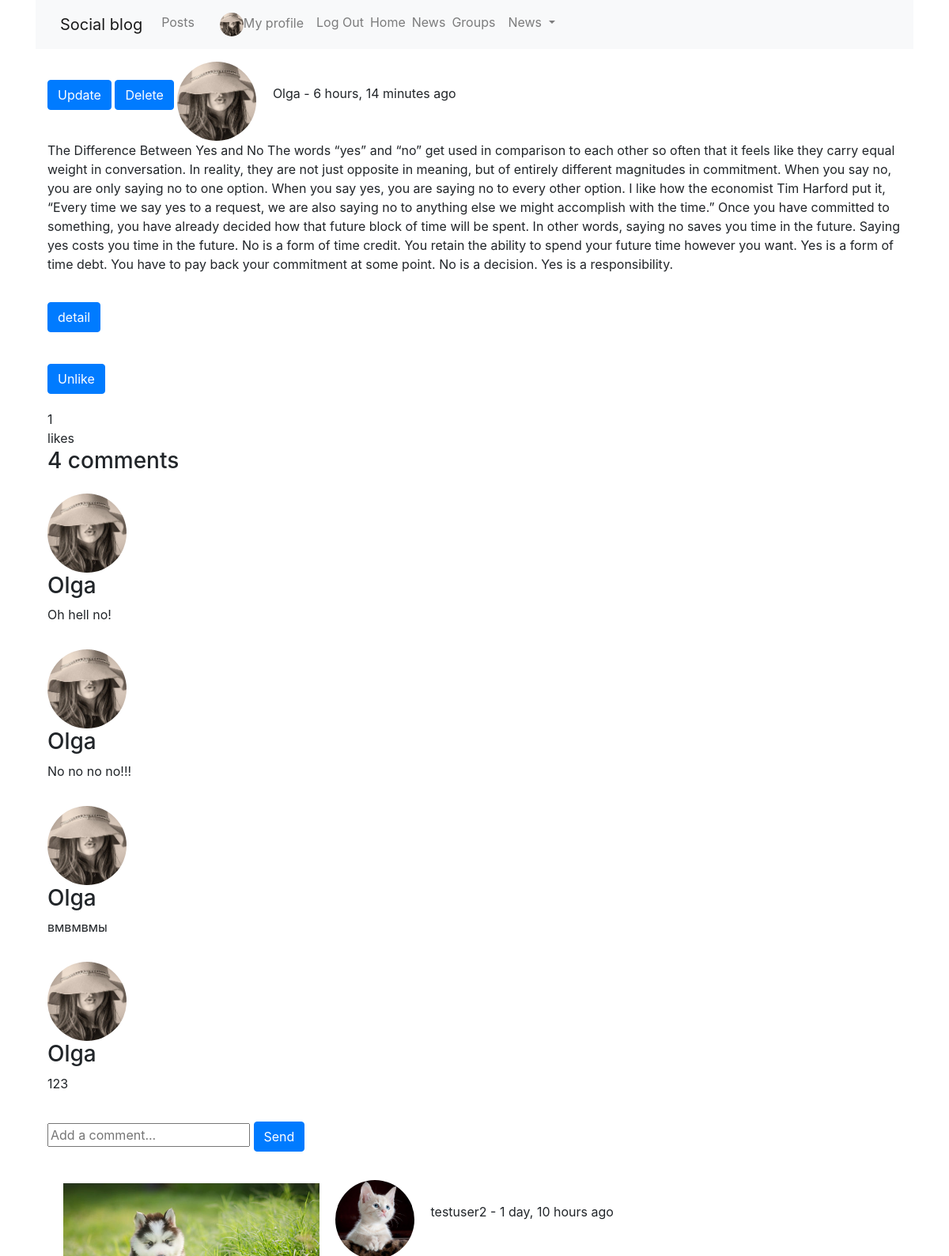
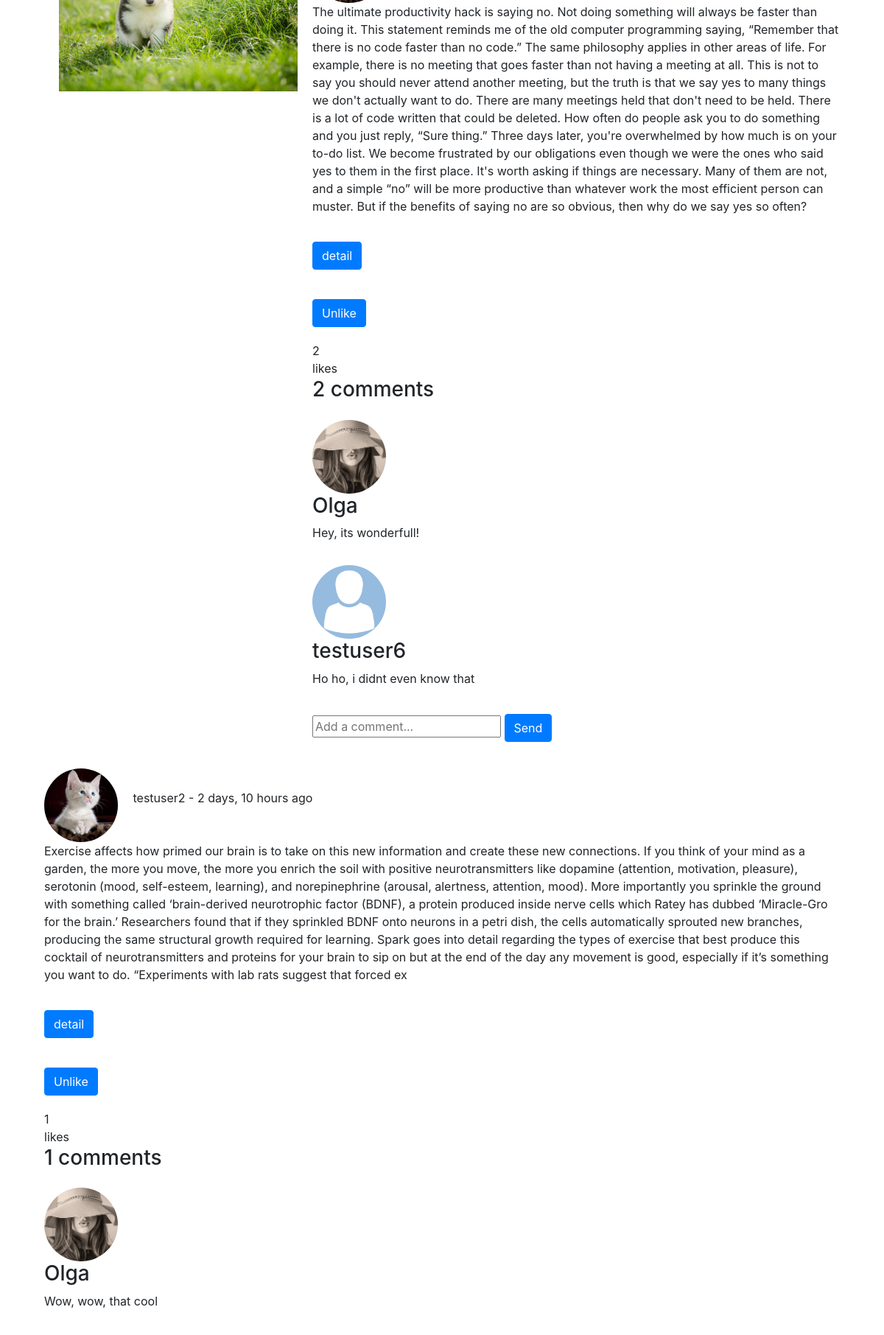
The page /posts/ (signed in, upper part) on the database its author committed (2 pictures, top to bottom).
### posts/models.py (models this page shows, shortened)
class Post(models.Model):
    content = models.TextField()
    image = models.ImageField(upload_to='posts', validators=[FileExtensionValidator(['png', 'jpg', 'jpeg'])], blank=True)
    liked = models.ManyToManyField('profiles.Profile', blank=True, related_name='likes')
    updated = models.DateTimeField(auto_now=True)
    created = models.DateTimeField(auto_now_add=True)
    author = models.ForeignKey('profiles.Profile', on_delete=models.CASCADE, related_name='posts', null=True)
    group = models.ForeignKey(Group, related_name='posts', null=True, blank=True, on_delete=models.CASCADE)
    def num_likes(self):
        return self.liked.all().count()
    def num_comments(self):
        return self.comment_set.all().count()
    class Meta:
        ordering = ('-created',)

class Comment(models.Model):
    user = models.ForeignKey('profiles.Profile', on_delete=models.CASCADE, blank=True, null=True)
    post = models.ForeignKey(Post, on_delete=models.CASCADE)
    body = models.TextField(max_length=300)
    created_at = models.DateTimeField(auto_now_add=True)
    updated_date = models.DateTimeField(auto_now=True)

### profiles/models.py (models this page shows, shortened)
class Profile(models.Model):
    first_name = models.CharField(max_length=100, blank=True)
    last_name = models.CharField(max_length=100, blank=True)
    user = models.OneToOneField(User, on_delete=models.CASCADE)
    bio = models.TextField(default='No bio...')
    friends = models.ManyToManyField(User, related_name='friends', blank=True)
    email = models.EmailField(max_length=200, blank=True)
    country = models.CharField(max_length=200,blank=True)
    avatar = models.ImageField(default='avatar.png', upload_to='avatars/')
    slug = models.SlugField(unique=True, blank=True)
    updated = models.DateTimeField(auto_now=True)
    created = models.DateTimeField(auto_now_add=True)
    objects = ProfileManager()
    def __str__(self):
        return f'{self.user.username}'   #-{self.created.strftime("%d-%m-%Y")}
    __initial_first_name = None
    __initial_last_name = None
    def __init__(self, *args, **kwargs):
        super().__init__(*args, **kwargs)
        self.__initial_first_name = self.first_name
        self.__initial_last_name = self.last_name
    class Meta:
        ordering = ['-created',]

### posts/views.py (the view, shortened to what this page needs)
# urls.py: path('', views.comment_create_and_list_view, name='all_posts'),
@login_required
def comment_create_and_list_view(request):
    qs = Post.objects.all()
    profile = Profile.objects.get(user=request.user)
    c_form = CommentModelForm()
    context = {
        'qs': qs,
        'profile': profile,
        'c_form': c_form,
    }
    return render(request, 'posts/main.html', context)

### posts/forms.py
class CommentModelForm(forms.ModelForm):
    body = forms.CharField(label='',
                            widget=forms.TextInput(attrs={'placeholder': 'Add a comment...'}))
    class Meta:
        model = Comment
        fields = ('body',)

### profiles/context_processors.py (called while the page is built)
def profile_pic(request):
    if request.user.is_authenticated:
        profile_obj = Profile.objects.get(user=request.user)
        pic = profile_obj.avatar
        return {'picture': pic}
    return {}

def invitations_no_rec(request):
    if request.user.is_authenticated:
        profile_obj = Profile.objects.get(user=request.user)
        qs_count = Relationship.objects.invitations_received(profile_obj).count()
        return {'invitations_no': qs_count}
    return {}

### profiles/models.py (called while the page is built)
    def invitations_received(self, receiver):
        qs = Relationship.objects.filter(receiver=receiver, status='send')
        return qs

### posts/templates/posts/main.html (shortened to what this page needs)
<!DOCTYPE html>
{% extends 'base.html' %}
{% block content %}
    {% for obj in qs %}
        <div class="media">
            {% if obj.image %}
                <img src="{{obj.image.url}}" style="width:30%; margin: 20px;">
            {% endif %}
            <div class="media-body">
                {% ifequal request.user obj.author.user %}
                    <a href="{% url 'posts:post-update' obj.pk %}"><button class="btn btn-primary">Update</button></a>
                    <a href="{% url 'posts:post-delete' obj.pk %}"><button class="btn btn-primary">Delete</button></a>
                {% endifequal %}
                <img class="mr-3 mt-3 rounded-circle avatar" src="{{obj.author.avatar.url}}">
                {{ obj.author.user }} - {{ obj.created|timesince}} ago
                <p> {{ obj.content }} </p>
                <a href="{% url 'posts:single' obj.pk %}"><button class="btn btn-primary">detail</button></a>
                <form action="{% url 'posts:like-post-view' %}" method="POST" id='{{obj.id}}' >
                    <button type="submit" class="btn btn-primary {{obj.id}}">
                    {% if profile not in obj.liked.all %}
                        Like
                    {% else %}
                        Unlike
                    {% endif %}
                    </button>
                    <div class="{{obj.id}}"> {{obj.num_likes}} </div>
                        likes
                </form>
                <h3> {{ obj.num_comments }} comments</h3>
                {% if obj.comment_set.all %}
                    {% for c in obj.comment_set.all %}
                    <img class="mr-3 mt-3 rounded-circle avatar" src="{{c.user.avatar.url}}">
                    <h3>{{ c.user }}</h3>
                    <p>{{ c.body }}</p>
                    {% endfor %}
                {% endif %}
                <form action="" method="POST">
                    {{ c_form }}
                    <button type="submit" name="submit_c_form" class="btn btn-primary">Send</button>
                </form>
            </div>
        </div>
    {% endfor %}
{% endblock content %}

### static/social_blog/css/master.css (style rules this page uses)
.avatar { width: 100px; height: 100px; object-fit:cover; border-radius: 50%; }
.btn, .card { margin-top: 20px; margin-bottom: 20px; }

### rows shown on the page
Post: author.avatar (picture), author.user "Olga", created "6 hours, 14 minutes", content "The Difference Between Yes and No The words “yes” and “no” get used in comparison to each other so often that it feels like they carry equal weight in conversation. In reality, they are not just opposite in meaning, but of entirely different magnitudes in commitment. When you say no, you are only saying no to one option. When you say yes, you are saying no to every other option. I like how the economist Tim Harford put it, “Every time we say yes to a request, we are also saying no to anything else we might accomplish with the time.” Once you have committed to something, you have already decided how that future block of time will be spent. In other words, saying no saves you time in the…", shows "Unlike", num_likes "1", num_comments "4"
Comment: user.avatar (picture), user "Olga", body "Oh hell no!"
Comment: user.avatar (picture), user "Olga", body "No no no no!!!"
Comment: user.avatar (picture), user "Olga", body "вмвмвмы"
Comment: user.avatar (picture), user "Olga", body "123"
Post: image (picture), author.avatar (picture), author.user "testuser2", created "1 day, 10 hours", content "The ultimate productivity hack is saying no. Not doing something will always be faster than doing it. This statement reminds me of the old computer programming saying, “Remember that there is no code faster than no code.” The same philosophy applies in other areas of life. For example, there is no meeting that goes faster than not having a meeting at all. This is not to say you should never attend another meeting, but the truth is that we say yes to many things we don't actually want to do. There are many meetings held that don't need to be held. There is a lot of code written that could be deleted. How often do people ask you to do something and you just reply, “Sure thing.” Three days…", shows "Unlike", num_likes "2", num_comments "2"
Comment: user.avatar (picture), user "Olga", body "Hey, its wonderfull!"
Comment: user.avatar (placeholder picture), user "testuser6", body "Ho ho, i didnt even know that"
Post: author.avatar (picture), author.user "testuser2", created "2 days, 10 hours", content "Exercise affects how primed our brain is to take on this new information and create these new connections. If you think of your mind as a garden, the more you move, the more you enrich the soil with positive neurotransmitters like dopamine (attention, motivation, pleasure), serotonin (mood, self-esteem, learning), and norepinephrine (arousal, alertness, attention, mood). More importantly you sprinkle the ground with something called ‘brain-derived neurotrophic factor (BDNF), a protein produced inside nerve cells which Ratey has dubbed ‘Miracle-Gro for the brain.’ Researchers found that if they sprinkled BDNF onto neurons in a petri dish, the cells automatically sprouted new branches,…", shows "Unlike", num_likes "1", num_comments "1"
Comment: user.avatar (picture), user "Olga", body "Wow, wow, that cool"
